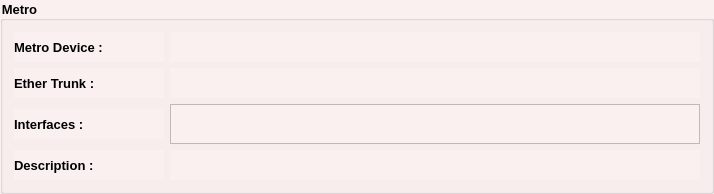
                   <widget class="QGroupBox" name="metroGB">
                    <property name="minimumSize">
                     <size>
                      <width>0</width>
                      <height>0</height>
                     </size>
                    </property>
                    <property name="font">
                     <font>
                      <family>Tahoma</family>
                      <pointsize>10</pointsize>
                      <bold>true</bold>
                     </font>
                    </property>
                    <property name="styleSheet">
                     <string notr="true">background-color: rgb(250, 240, 240);</string>
                    </property>
                    <property name="title">
                     <string>Metro</string>
                    </property>
                    <layout class="QVBoxLayout" name="verticalLayout_8">
                     <item>
                      <layout class="QHBoxLayout" name="horizontalLayout_24">
                       <item>
                        <widget class="QLabel" name="label_23">
                         <property name="sizePolicy">
                          <sizepolicy hsizetype="Expanding" vsizetype="Preferred">
                           <horstretch>0</horstretch>
                           <verstretch>0</verstretch>
                          </sizepolicy>
                         </property>
                         <property name="minimumSize">
                          <size>
                           <width>150</width>
                           <height>30</height>
                          </size>
                         </property>
                         <property name="maximumSize">
                          <size>
                           <width>150</width>
                           <height>30</height>
                          </size>
                         </property>
                         <property name="font">
                          <font>
                           <family>Tahoma</family>
                           <pointsize>10</pointsize>
                           <bold>true</bold>
                          </font>
                         </property>
                         <property name="text">
                          <string>Metro Device : </string>
                         </property>
                        </widget>
                       </item>
                       <item>
                        <widget class="QLabel" name="cxLbl">
                         <property name="minimumSize">
                          <size>
                           <width>0</width>
                           <height>30</height>
                          </size>
                         </property>
                         <property name="maximumSize">
                          <size>
                           <width>16777215</width>
                           <height>30</height>
                          </size>
                         </property>
                         <property name="font">
                          <font>
                           <family>Tahoma</family>
                           <pointsize>10</pointsize>
                           <bold>true</bold>
                          </font>
                         </property>
                         <property name="styleSheet">
                          <string notr="true">color: rgb(85, 0, 127);</string>
                         </property>
                         <property name="text">
                          <string/>
                         </property>
                        </widget>
                       </item>
                      </layout>
                     </item>
                     <item>
                      <layout class="QHBoxLayout" name="horizontalLayout_25">
                       <item>
                        <widget class="QLabel" name="label_36">
                         <property name="sizePolicy">
                          <sizepolicy hsizetype="Expanding" vsizetype="Preferred">
                           <horstretch>0</horstretch>
                           <verstretch>0</verstretch>
                          </sizepolicy>
                         </property>
                         <property name="minimumSize">
                          <size>
                           <width>150</width>
                           <height>30</height>
                          </size>
                         </property>
                         <property name="maximumSize">
                          <size>
                           <width>150</width>
                           <height>30</height>
                          </size>
                         </property>
                         <property name="font">
                          <font>
                           <family>Tahoma</family>
                           <pointsize>10</pointsize>
                           <bold>true</bold>
                          </font>
                         </property>
                         <property name="text">
                          <string>Ether Trunk :</string>
                         </property>
                        </widget>
                       </item>
                       <item>
                        <widget class="QLabel" name="cxEtherLbl">
                         <property name="sizePolicy">
                          <sizepolicy hsizetype="Expanding" vsizetype="Preferred">
                           <horstretch>0</horstretch>
                           <verstretch>0</verstretch>
                          </sizepolicy>
                         </property>
                         <property name="minimumSize">
                          <size>
                           <width>80</width>
                           <height>30</height>
                          </size>
                         </property>
                         <property name="maximumSize">
                          <size>
                           <width>16777215</width>
                           <height>30</height>
                          </size>
                         </property>
                         <property name="font">
                          <font>
                           <family>Tahoma</family>
                           <pointsize>10</pointsize>
                           <bold>true</bold>
                          </font>
                         </property>
                         <property name="styleSheet">
                          <string notr="true">color: rgb(85, 0, 127);</string>
                         </property>
                         <property name="text">
                          <string/>
                         </property>
                        </widget>
                       </item>
                      </layout>
                     </item>
                     <item>
                      <layout class="QHBoxLayout" name="horizontalLayout_28">
                       <item>
                        <widget class="QLabel" name="label_41">
                         <property name="sizePolicy">
                          <sizepolicy hsizetype="Expanding" vsizetype="Preferred">
                           <horstretch>0</horstretch>
                           <verstretch>0</verstretch>
                          </sizepolicy>
                         </property>
                         <property name="minimumSize">
                          <size>
                           <width>150</width>
                           <height>30</height>
                          </size>
                         </property>
                         <property name="maximumSize">
                          <size>
                           <width>150</width>
                           <height>30</height>
                          </size>
                         </property>
                         <property name="font">
                          <font>
                           <family>Tahoma</family>
                           <pointsize>10</pointsize>
                           <bold>true</bold>
                          </font>
                         </property>
                         <property name="text">
                          <string>Interfaces :</string>
                         </property>
                         <property name="alignment">
                          <set>Qt::AlignmentFlag::AlignLeading|Qt::AlignmentFlag::AlignLeft|Qt::AlignmentFlag::AlignVCenter</set>
                         </property>
                        </widget>
                       </item>
                       <item>
                        <widget class="QListView" name="cxIntLV">
                         <property name="minimumSize">
                          <size>
                           <width>530</width>
                           <height>40</height>
                          </size>
                         </property>
                         <property name="maximumSize">
                          <size>
                           <width>16777215</width>
                           <height>40</height>
                          </size>
                         </property>
                         <property name="font">
                          <font>
                           <family>Tahoma</family>
                           <pointsize>10</pointsize>
                           <bold>true</bold>
                          </font>
                         </property>
                         <property name="styleSheet">
                          <string notr="true">color: rgb(85, 0, 127);</string>
                         </property>
                         <property name="alternatingRowColors">
                          <bool>true</bool>
                         </property>
                         <property name="movement">
                          <enum>QListView::Movement::Static</enum>
                         </property>
                         <property name="flow">
                          <enum>QListView::Flow::LeftToRight</enum>
                         </property>
                         <property name="isWrapping" stdset="0">
                          <bool>false</bool>
                         </property>
                         <property name="resizeMode">
                          <enum>QListView::ResizeMode::Fixed</enum>
                         </property>
                         <property name="spacing">
                          <number>0</number>
                         </property>
                         <property name="wordWrap">
                          <bool>false</bool>
                         </property>
                        </widget>
                       </item>
                      </layout>
                     </item>
                     <item>
                      <layout class="QHBoxLayout" name="horizontalLayout_26">
                       <item>
                        <widget class="QLabel" name="label_40">
                         <property name="sizePolicy">
                          <sizepolicy hsizetype="Expanding" vsizetype="Preferred">
                           <horstretch>0</horstretch>
                           <verstretch>0</verstretch>
                          </sizepolicy>
                         </property>
                         <property name="minimumSize">
                          <size>
                           <width>150</width>
                           <height>30</height>
                          </size>
                         </property>
                         <property name="maximumSize">
                          <size>
                           <width>150</width>
                           <height>30</height>
                          </size>
                         </property>
                         <property name="font">
                          <font>
                           <family>Tahoma</family>
                           <pointsize>10</pointsize>
                           <bold>true</bold>
                          </font>
                         </property>
                         <property name="text">
                          <string>Description :</string>
                         </property>
                         <property name="alignment">
                          <set>Qt::AlignmentFlag::AlignLeading|Qt::AlignmentFlag::AlignLeft|Qt::AlignmentFlag::AlignVCenter</set>
                         </property>
                        </widget>
                       </item>
                       <item>
                        <widget class="QLabel" name="cxDescLbl">
                         <property name="sizePolicy">
                          <sizepolicy hsizetype="Expanding" vsizetype="Preferred">
                           <horstretch>0</horstretch>
                           <verstretch>0</verstretch>
                          </sizepolicy>
                         </property>
                         <property name="minimumSize">
                          <size>
                           <width>400</width>
                           <height>30</height>
                          </size>
                         </property>
                         <property name="maximumSize">
                          <size>
                           <width>16777215</width>
                           <height>30</height>
                          </size>
                         </property>
                         <property name="font">
                          <font>
                           <family>Tahoma</family>
                           <pointsize>10</pointsize>
                           <bold>true</bold>
                          </font>
                         </property>
                         <property name="styleSheet">
                          <string notr="true">color: rgb(85, 0, 127);</string>
                         </property>
                         <property name="text">
                          <string/>
                         </property>
                        </widget>
                       </item>
                      </layout>
                     </item>
                    </layout>
                   </widget>
